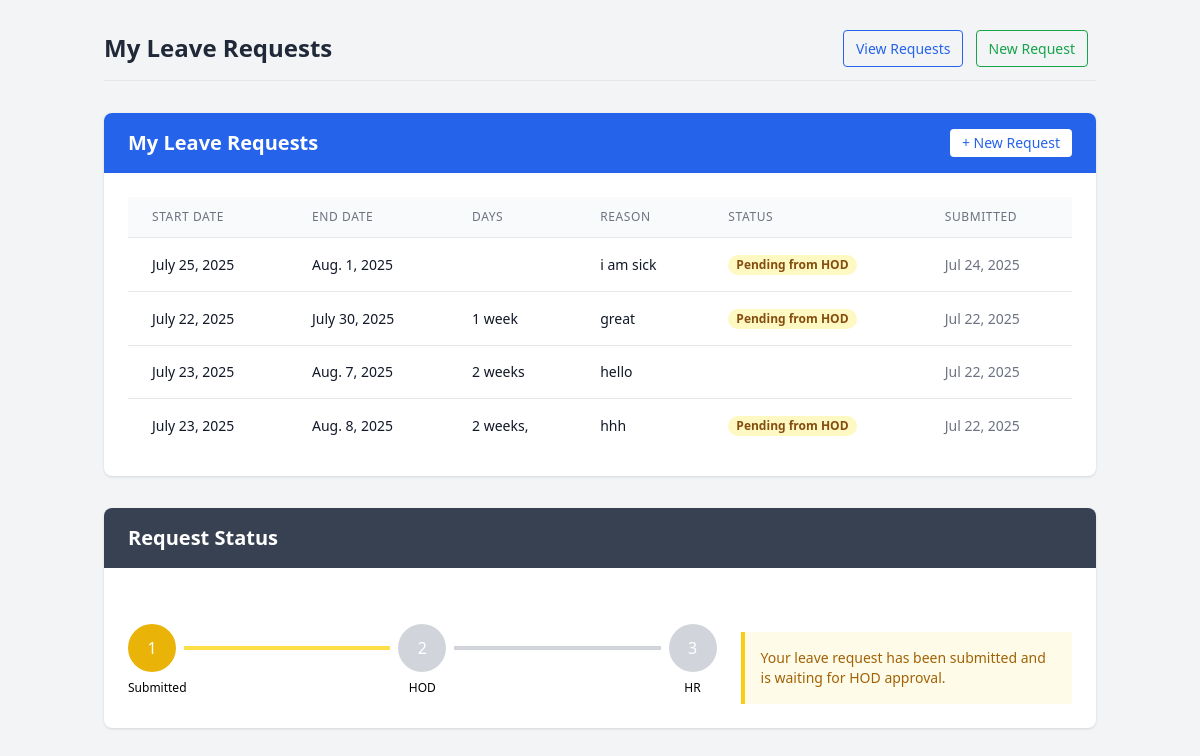
The page /leave/list/ (signed in) on the database its author committed.
### leave/models.py (models this page shows, shortened)
class LeaveRequest(models.Model):
    STATUS_CHOICES = [
        ('hod_pending', 'Pending from HOD'),
        ('hod_approved', 'HOD Approved'),
        ('hod_rejected', 'HOD Rejected'),
        ('hr_pending', 'Pending HR Approval'),
        ('hr_approved', 'HR Approved'),
    ]
    user = models.ForeignKey(User, on_delete=models.CASCADE)
    start_date = models.DateField()
    end_date = models.DateField()
    reason = models.TextField()
    status = models.CharField(max_length=20, choices=STATUS_CHOICES, default='hod_pending')
    submitted_at = models.DateTimeField(auto_now_add=True)

### leave/views.py (the view)
# urls.py: path('list/', views.leave_request_list, name='leave_request_list'),
@login_required
def leave_request_list(request):
    user_groups = [group.name for group in request.user.groups.all()]
    if 'HR' in user_groups or 'HOD' in user_groups:
        requests = LeaveRequest.objects.all().order_by('-submitted_at')
    else:
        requests = LeaveRequest.objects.filter(user=request.user).order_by('-submitted_at')
    return render(request, 'leave/leave_request_list.html', {'requests': requests})

### templates/leave/leave_request_list.html (shortened to what this page needs)
<!DOCTYPE html>
<html lang="en">
<head>
    <script src="https://cdn.tailwindcss.com"></script>
</head>
<body class="bg-gray-100 min-h-screen">
    <div class="container mx-auto px-4 py-8">
        <header class="border-b border-gray-200 pb-4 mb-8">
            <div class="flex justify-between items-center">
                <h1 class="text-2xl font-bold text-gray-800">
                    {% if request.user.groups.all.0.name == 'HR' %}
                        Manage Leave Requests
                    {% elif request.user.groups.all.0.name == 'HOD' %}
                        Leave Requests for Approval
                    {% else %}
                        My Leave Requests
                    {% endif %}
                </h1>
                <div>
                    <a href="{% url 'leave_request_list' %}" class="px-3 py-2 mr-2 text-sm font-medium border border-blue-600 text-blue-600 rounded hover:bg-blue-50">View Requests</a>
                    <a href="{% url 'submit_leave_request' %}" class="px-3 py-2 mr-2 text-sm font-medium border border-green-600 text-green-600 rounded hover:bg-green-50">New Request</a>
                </div>
            </div>
        </header>
        <div class="bg-white rounded-lg shadow overflow-hidden">
            <div class="bg-blue-600 px-6 py-4 flex justify-between items-center">
                <h2 class="text-xl font-semibold text-white">
                    {% if request.user.groups.all.0.name == 'Employee' %}
                        My Leave Requests
                    {% else %}
                        Leave Requests
                    {% endif %}
                </h2>
                <a href="{% url 'submit_leave_request' %}" class="px-3 py-1 text-sm bg-white text-blue-600 rounded hover:bg-gray-100">+ New Request</a>
            </div>
            <div class="p-6">
                {% if requests %}
                    <div class="overflow-x-auto">
                        <table class="min-w-full divide-y divide-gray-200">
                            <thead class="bg-gray-50">
                                <tr>
                                    <th scope="col" class="px-6 py-3 text-left text-xs font-medium text-gray-500 uppercase tracking-wider">Start Date</th>
                                    <th scope="col" class="px-6 py-3 text-left text-xs font-medium text-gray-500 uppercase tracking-wider">End Date</th>
                                    <th scope="col" class="px-6 py-3 text-left text-xs font-medium text-gray-500 uppercase tracking-wider">Days</th>
                                    <th scope="col" class="px-6 py-3 text-left text-xs font-medium text-gray-500 uppercase tracking-wider">Reason</th>
                                    <th scope="col" class="px-6 py-3 text-left text-xs font-medium text-gray-500 uppercase tracking-wider">Status</th>
                                    <th scope="col" class="px-6 py-3 text-left text-xs font-medium text-gray-500 uppercase tracking-wider">Submitted</th>
                                </tr>
                            </thead>
                            <tbody class="bg-white divide-y divide-gray-200">
                                {% for req in requests %}
                                    <tr class="hover:bg-gray-50">
                                        <td class="px-6 py-4 whitespace-nowrap text-sm text-gray-900">{{ req.start_date }}</td>
                                        <td class="px-6 py-4 whitespace-nowrap text-sm text-gray-900">{{ req.end_date }}</td>
                                        <td class="px-6 py-4 whitespace-nowrap text-sm text-gray-900">{{ req.end_date|timeuntil:req.start_date|slice:":-7" }}</td>
                                        <td class="px-6 py-4 text-sm text-gray-900">{{ req.reason|truncatechars:50 }}</td>
                                        <td class="px-6 py-4 whitespace-nowrap text-sm">
                                            {% if req.status == 'hod_pending' %}
                                                <span class="px-2 inline-flex text-xs leading-5 font-semibold rounded-full bg-yellow-100 text-yellow-800">Pending from HOD</span>
                                            {% elif req.status == 'hod_approved' %}
                                                <span class="px-2 inline-flex text-xs leading-5 font-semibold rounded-full bg-blue-100 text-blue-800">HOD Approved</span>
                                            {% elif req.status == 'hod_rejected' %}
                                                <span class="px-2 inline-flex text-xs leading-5 font-semibold rounded-full bg-red-100 text-red-800">HOD Rejected</span>
                                            {% elif req.status == 'hr_pending' %}
                                                <span class="px-2 inline-flex text-xs leading-5 font-semibold rounded-full bg-blue-100 text-blue-800">Pending from HR</span>
                                            {% elif req.status == 'hr_approved' %}
                                                <span class="px-2 inline-flex text-xs leading-5 font-semibold rounded-full bg-green-100 text-green-800">Approved</span>
                                            {% endif %}
                                        </td>
                                        <td class="px-6 py-4 whitespace-nowrap text-sm text-gray-500">{{ req.submitted_at|date:"M d, Y" }}</td>
                                    </tr>
                                {% endfor %}
                            </tbody>
                        </table>
                    </div>
                {% else %}
                    <div class="py-4 px-6 bg-blue-50 text-blue-700 rounded-md">
                        You haven't submitted any leave requests yet.
                        <a href="{% url 'submit_leave_request' %}" class="font-medium underline">Submit a request</a>
                    </div>
                {% endif %}
            </div>
        </div>
        {% if requests %}
        <div class="mt-8 bg-white rounded-lg shadow overflow-hidden">
            <div class="bg-gray-700 px-6 py-4">
                <h2 class="text-xl font-semibold text-white">Request Status</h2>
            </div>
            <div class="p-6">
                <div class="flex items-center">
                    {% for req in requests %}
                        {% if forloop.first %}
                            <div class="flex items-center w-full">
                                <div class="relative flex items-center justify-center">
                                    <div class="rounded-full h-12 w-12 flex items-center justify-center {% if req.status == 'hod_pending' %}bg-yellow-500{% else %}bg-gray-300{% endif %} text-white">1</div>
                                    <div class="absolute -bottom-6 w-full text-center text-xs font-medium">Submitted</div>
                                </div>
                                <div class="flex-grow h-1 {% if req.status == 'hod_pending' %}bg-yellow-300{% elif req.status == 'hod_approved' or req.status == 'hr_approved' %}bg-blue-500{% elif req.status == 'hod_rejected' %}bg-red-500{% else %}bg-gray-300{% endif %} mx-2"></div>
                                <div class="relative flex items-center justify-center">
                                    <div class="rounded-full h-12 w-12 flex items-center justify-center {% if req.status == 'hod_approved' %}bg-blue-500{% elif req.status == 'hod_rejected' %}bg-red-500{% else %}bg-gray-300{% endif %} text-white">2</div>
                                    <div class="absolute -bottom-6 w-full text-center text-xs font-medium">HOD</div>
                                </div>
                                <div class="flex-grow h-1 {% if req.status == 'hr_approved' %}bg-green-500{% elif req.status == 'hod_approved' %}bg-blue-300{% else %}bg-gray-300{% endif %} mx-2"></div>
                                <div class="relative flex items-center justify-center">
                                    <div class="rounded-full h-12 w-12 flex items-center justify-center {% if req.status == 'hr_approved' %}bg-green-500{% else %}bg-gray-300{% endif %} text-white">3</div>
                                    <div class="absolute -bottom-6 w-full text-center text-xs font-medium">HR</div>
                                </div>
                            </div>
                            <div class="mt-10 ml-6 bg-yellow-50 border-l-4 border-yellow-400 p-4">
                                <p class="text-sm text-yellow-700">
                                    {% if req.status == 'hod_pending' %}
                                        Your leave request has been submitted and is waiting for HOD approval.
                                    {% elif req.status == 'hod_approved' %}
                                        Your leave request has been approved by HOD and is now waiting for HR approval.
                                    {% elif req.status == 'hod_rejected' %}
                                        Your leave request has been rejected by HOD.
                                    {% elif req.status == 'hr_approved' %}
                                        Your leave request has been fully approved.
                                    {% else %}
                                        Your leave request is currently <span class="font-bold">{{ req.get_status_display }}</span>.
                                    {% endif %}
                                </p>
                            </div>
                        {% endif %}
                    {% endfor %}
                </div>
            </div>
        </div>
        {% endif %}
    </div>
</body>
</html>

### rows shown on the page
LeaveRequest: start_date "July 25, 2025", end_date "Aug. 1, 2025", reason "i am sick", status "Pending from HOD", submitted_at "Jul 24, 2025", shows "Your leave request has been submitted and is waiting for HOD approval."
LeaveRequest: start_date "July 22, 2025", end_date "July 30, 2025", end_date "1 week", reason "great", status "Pending from HOD", submitted_at "Jul 22, 2025"
LeaveRequest: start_date "July 23, 2025", end_date "Aug. 7, 2025", end_date "2 weeks", reason "hello", submitted_at "Jul 22, 2025"
LeaveRequest: start_date "July 23, 2025", end_date "Aug. 8, 2025", end_date "2 weeks,", reason "hhh", status "Pending from HOD", submitted_at "Jul 22, 2025"
